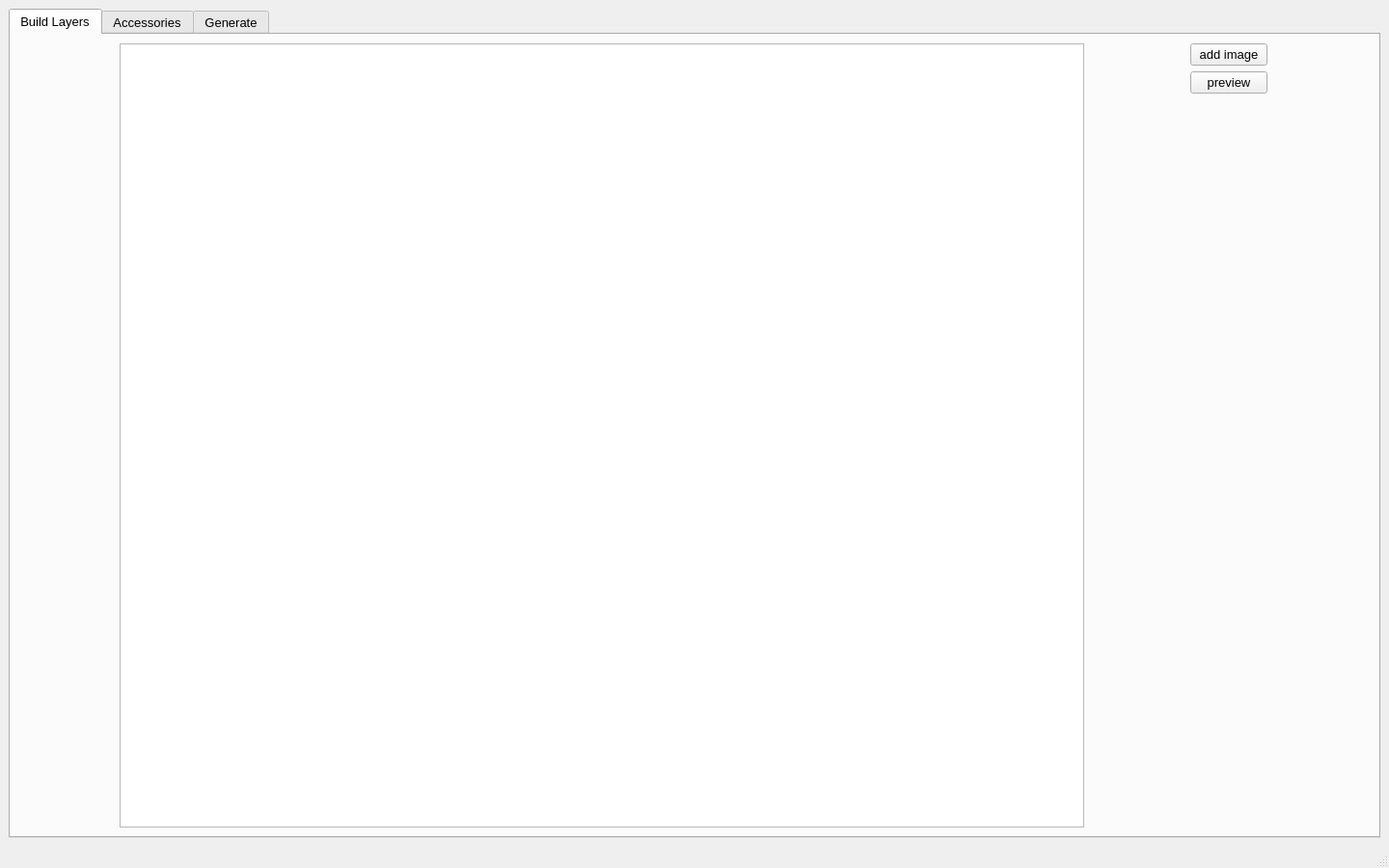
<?xml version="1.0" encoding="UTF-8"?>
<ui version="4.0">
 <class>MainWindow</class>
 <widget class="QMainWindow" name="MainWindow">
  <property name="geometry">
   <rect>
    <x>0</x>
    <y>0</y>
    <width>1440</width>
    <height>900</height>
   </rect>
  </property>
  <property name="font">
   <font>
    <pointsize>10</pointsize>
   </font>
  </property>
  <property name="windowTitle">
   <string>Generator NFT</string>
  </property>
  <widget class="QWidget" name="centralwidget">
   <layout class="QGridLayout" name="gridLayout">
    <item row="0" column="0">
     <widget class="QTabWidget" name="tabWidget">
      <property name="font">
       <font>
        <pointsize>10</pointsize>
       </font>
      </property>
      <property name="currentIndex">
       <number>0</number>
      </property>
      <widget class="QWidget" name="build_layers">
       <attribute name="title">
        <string>Build Layers</string>
       </attribute>
       <layout class="QGridLayout" name="gridLayout_3">
        <item row="0" column="1">
         <layout class="QVBoxLayout" name="verticalLayout_2">
          <item>
           <widget class="QPushButton" name="pushButton_add_image">
            <property name="sizePolicy">
             <sizepolicy hsizetype="Minimum" vsizetype="Fixed">
              <horstretch>0</horstretch>
              <verstretch>0</verstretch>
             </sizepolicy>
            </property>
            <property name="text">
             <string>add image</string>
            </property>
           </widget>
          </item>
          <item>
           <widget class="QPushButton" name="pushButton_preview">
            <property name="text">
             <string>preview</string>
            </property>
           </widget>
          </item>
          <item>
           <spacer name="verticalSpacer">
            <property name="orientation">
             <enum>Qt::Vertical</enum>
            </property>
            <property name="sizeHint" stdset="0">
             <size>
              <width>20</width>
              <height>40</height>
             </size>
            </property>
           </spacer>
          </item>
          <item>
           <layout class="QGridLayout" name="gridLayout_layers_list"/>
          </item>
         </layout>
        </item>
        <item row="0" column="0">
         <widget class="QGraphicsView" name="graphicsView_preview">
          <property name="maximumSize">
           <size>
            <width>1000</width>
            <height>1000</height>
           </size>
          </property>
         </widget>
        </item>
       </layout>
      </widget>
      <widget class="QWidget" name="tab_accessories">
       <attribute name="title">
        <string>Accessories</string>
       </attribute>
       <layout class="QGridLayout" name="gridLayout_2">
        <item row="2" column="0">
         <layout class="QGridLayout" name="gridLayout_accessories_list"/>
        </item>
        <item row="0" column="0">
         <widget class="QPushButton" name="pushButton_add_accessory">
          <property name="text">
           <string>Add</string>
          </property>
         </widget>
        </item>
        <item row="1" column="0">
         <spacer name="verticalSpacer_2">
          <property name="orientation">
           <enum>Qt::Vertical</enum>
          </property>
          <property name="sizeHint" stdset="0">
           <size>
            <width>20</width>
            <height>40</height>
           </size>
          </property>
         </spacer>
        </item>
       </layout>
      </widget>
      <widget class="QWidget" name="tab_generate">
       <attribute name="title">
        <string>Generate</string>
       </attribute>
       <layout class="QGridLayout" name="gridLayout_4">
        <item row="0" column="2">
         <spacer name="horizontalSpacer">
          <property name="orientation">
           <enum>Qt::Horizontal</enum>
          </property>
          <property name="sizeHint" stdset="0">
           <size>
            <width>40</width>
            <height>20</height>
           </size>
          </property>
         </spacer>
        </item>
        <item row="1" column="0">
         <widget class="QSpinBox" name="spinBox_count_images">
          <property name="font">
           <font>
            <pointsize>10</pointsize>
           </font>
          </property>
          <property name="maximum">
           <number>1000</number>
          </property>
          <property name="value">
           <number>10</number>
          </property>
         </widget>
        </item>
        <item row="2" column="0">
         <widget class="QPushButton" name="pushButton_generate">
          <property name="text">
           <string>generate</string>
          </property>
         </widget>
        </item>
        <item row="0" column="0">
         <widget class="QPushButton" name="pushButton_folder">
          <property name="enabled">
           <bool>true</bool>
          </property>
          <property name="font">
           <font>
            <pointsize>10</pointsize>
           </font>
          </property>
          <property name="text">
           <string>select result folder</string>
          </property>
          <property name="checkable">
           <bool>false</bool>
          </property>
          <property name="autoRepeat">
           <bool>false</bool>
          </property>
         </widget>
        </item>
        <item row="0" column="1">
         <widget class="QLabel" name="label_folder_name">
          <property name="font">
           <font>
            <pointsize>10</pointsize>
           </font>
          </property>
          <property name="styleSheet">
           <string notr="true"/>
          </property>
          <property name="text">
           <string>Default: ./Result</string>
          </property>
         </widget>
        </item>
        <item row="1" column="1">
         <widget class="QLabel" name="label_2">
          <property name="font">
           <font>
            <pointsize>10</pointsize>
           </font>
          </property>
          <property name="text">
           <string>count generated pictures</string>
          </property>
         </widget>
        </item>
       </layout>
      </widget>
     </widget>
    </item>
   </layout>
  </widget>
  <widget class="QMenuBar" name="menubar">
   <property name="geometry">
    <rect>
     <x>0</x>
     <y>0</y>
     <width>1440</width>
     <height>23</height>
    </rect>
   </property>
  </widget>
  <widget class="QStatusBar" name="statusbar"/>
 </widget>
 <resources/>
 <connections/>
</ui>
